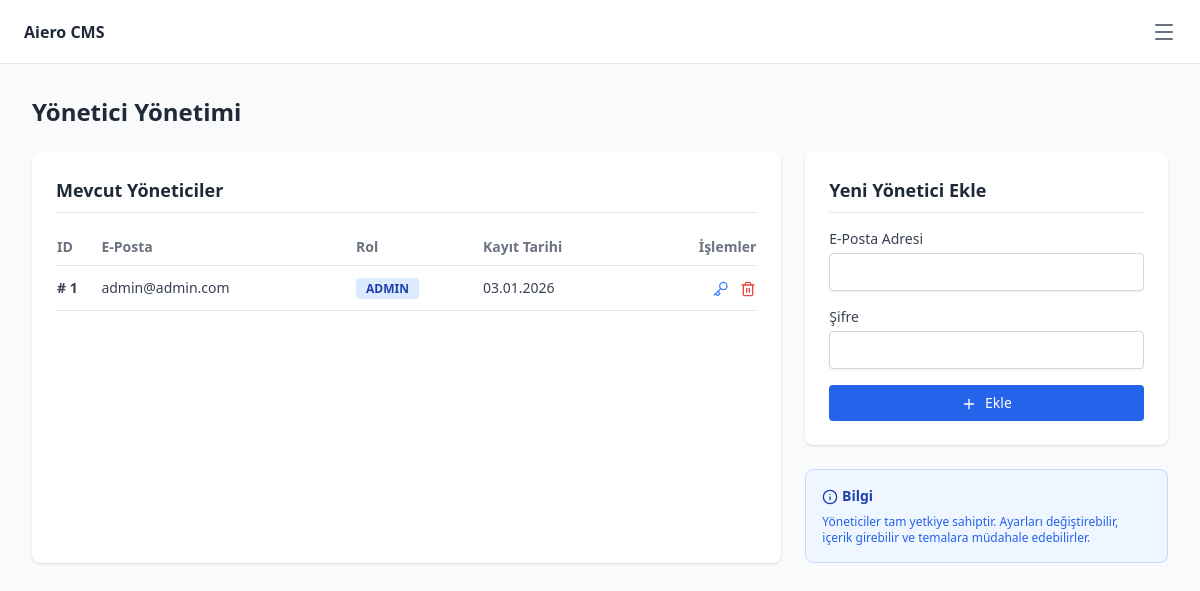
/yonetim/yoneticiler (signed in), run on the app's committed database.
### tables this page shows
CREATE TABLE `kullanicilar` (
  `id` int(11) NOT NULL,
  `eposta` varchar(255) NOT NULL,
  `sifre_hash` varchar(255) NOT NULL,
  `rol` enum('admin','editor') DEFAULT 'admin',
  `olusturma_tarihi` datetime DEFAULT current_timestamp()
);

### index.php (called while the page is built, shortened)
<?php
require_once ROOT_DIR . '/app/Router.php';
$url = isset($_GET['url']) ? $_GET['url'] : '/';
$router = new Router($db);
$router->resolve($url);

### gorunumler/yonetim/yoneticiler.php (the view, shortened to what this page needs)
<?php
$yoneticiler = $db->query("SELECT * FROM kullanicilar ORDER BY id ASC")->fetchAll(PDO::FETCH_ASSOC);
?>
<div class="grid grid-cols-1 lg:grid-cols-3 gap-6">
    <div class="lg:col-span-2 bg-white rounded-lg shadow p-6">
        <h3 class="text-lg font-bold mb-4 border-b pb-2">Mevcut Yöneticiler</h3>
        <div class="overflow-x-auto">
            <table class="w-full text-left border-collapse">
                <thead>
                    <tr class="text-gray-500 text-sm border-b">
                        <th class="py-2">ID</th>
                        <th class="py-2">E-Posta</th>
                        <th class="py-2">Rol</th>
                        <th class="py-2">Kayıt Tarihi</th>
                        <th class="py-2 text-right">İşlemler</th>
                    </tr>
                </thead>
                <tbody class="text-gray-700 text-sm">
                    <?php foreach ($yoneticiler as $y): ?>
                        <tr class="border-b hover:bg-gray-50">
                            <td class="py-3 font-bold">#
                                <?php echo $y['id']; ?>
                            </td>
                            <td class="py-3">
                                <?php echo htmlspecialchars($y['eposta']); ?>
                            </td>
                            <td class="py-3">
                                <span class="bg-blue-100 text-blue-800 text-xs font-semibold px-2.5 py-0.5 rounded">
                                    <?php echo strtoupper($y['rol']); ?>
                                </span>
                            </td>
                            <td class="py-3">
                                <?php echo date('d.m.Y', strtotime($y['olusturma_tarihi'])); ?>
                            </td>
                            <td class="py-3 text-right">
                                <button onclick="sifreDegistirModal(<?php echo $y['id']; ?>, '<?php echo $y['eposta']; ?>')"
                                    class="text-blue-500 hover:text-blue-700 mr-2" title="Şifre Değiştir">
                                    <i data-lucide="key" class="w-4 h-4 inline"></i>
                                </button>
                                <button onclick="onaylaVeSil('/yonetim/yoneticiler?sil=<?php echo $y['id']; ?>')"
                                    class="text-red-500 hover:text-red-700" title="Sil">
                                    <i data-lucide="trash-2" class="w-4 h-4 inline"></i>
                                </button>
                            </td>
                        </tr>
                    <?php endforeach; ?>
                </tbody>
            </table>
        </div>
    </div>
    <div class="lg:col-span-1">
        <div class="bg-white rounded-lg shadow p-6">
            <h3 class="text-lg font-bold mb-4 border-b pb-2">Yeni Yönetici Ekle</h3>
            <form action="" method="POST" class="space-y-4">
                <div>
                    <label class="block text-sm font-medium text-gray-700 mb-1">E-Posta Adresi</label>
                    <input type="email" name="eposta" required
                        class="w-full rounded border-gray-300 shadow-sm focus:border-blue-500 focus:ring-blue-500 text-sm p-2 border">
                </div>
                <div>
                    <label class="block text-sm font-medium text-gray-700 mb-1">Şifre</label>
                    <input type="password" name="sifre" required
                        class="w-full rounded border-gray-300 shadow-sm focus:border-blue-500 focus:ring-blue-500 text-sm p-2 border">
                </div>
                <button type="submit"
                    class="w-full bg-blue-600 text-white py-2 px-4 rounded hover:bg-blue-700 transition font-medium text-sm">
                    <i data-lucide="plus" class="w-4 h-4 inline mr-1"></i> Ekle
                </button>
            </form>
        </div>
        <div class="bg-blue-50 border border-blue-200 rounded-lg p-4 mt-6">
            <h4 class="text-blue-800 font-bold text-sm mb-2"><i data-lucide="info" class="w-4 h-4 inline"></i> Bilgi
            </h4>
            <p class="text-blue-600 text-xs">
                Yöneticiler tam yetkiye sahiptir. Ayarları değiştirebilir, içerik girebilir ve temalara müdahale
                edebilirler.
            </p>
        </div>
    </div>
</div>
<?php
require ROOT_DIR . '/gorunumler/yonetim/layout.php';
?>

### gorunumler/yonetim/layout.php (style rules this page uses)
body { font-family: 'Inter', sans-serif; }

### data on the page
kullanicilar: id "1", eposta "admin@admin.com", rol "ADMIN", olusturma_tarihi "03.01.2026"

### other printed values
$pageTitle "Yönetici Yönetimi"
